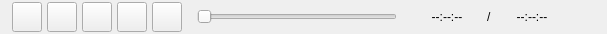
<?xml version="1.0" encoding="UTF-8"?>
<ui version="4.0">
 <class>AFQVodSourceToolbar</class>
 <widget class="QWidget" name="AFQVodSourceToolbar">
  <property name="geometry">
   <rect>
    <x>0</x>
    <y>0</y>
    <width>607</width>
    <height>34</height>
   </rect>
  </property>
  <property name="minimumSize">
   <size>
    <width>0</width>
    <height>34</height>
   </size>
  </property>
  <property name="maximumSize">
   <size>
    <width>16777215</width>
    <height>34</height>
   </size>
  </property>
  <property name="windowTitle">
   <string>Form</string>
  </property>
  <layout class="QHBoxLayout" name="horizontalLayout_2">
   <property name="spacing">
    <number>5</number>
   </property>
   <property name="leftMargin">
    <number>12</number>
   </property>
   <property name="topMargin">
    <number>0</number>
   </property>
   <property name="rightMargin">
    <number>0</number>
   </property>
   <property name="bottomMargin">
    <number>0</number>
   </property>
   <item>
    <widget class="QPushButton" name="pushButton_Prev">
     <property name="minimumSize">
      <size>
       <width>30</width>
       <height>30</height>
      </size>
     </property>
     <property name="maximumSize">
      <size>
       <width>30</width>
       <height>30</height>
      </size>
     </property>
     <property name="text">
      <string/>
     </property>
     <property name="iconSize">
      <size>
       <width>30</width>
       <height>30</height>
      </size>
     </property>
    </widget>
   </item>
   <item>
    <widget class="QPushButton" name="pushButton_Play">
     <property name="minimumSize">
      <size>
       <width>30</width>
       <height>30</height>
      </size>
     </property>
     <property name="maximumSize">
      <size>
       <width>30</width>
       <height>30</height>
      </size>
     </property>
     <property name="text">
      <string/>
     </property>
     <property name="iconSize">
      <size>
       <width>30</width>
       <height>30</height>
      </size>
     </property>
    </widget>
   </item>
   <item>
    <widget class="QPushButton" name="pushButton_Restart">
     <property name="minimumSize">
      <size>
       <width>30</width>
       <height>30</height>
      </size>
     </property>
     <property name="maximumSize">
      <size>
       <width>30</width>
       <height>30</height>
      </size>
     </property>
     <property name="text">
      <string/>
     </property>
     <property name="iconSize">
      <size>
       <width>30</width>
       <height>30</height>
      </size>
     </property>
    </widget>
   </item>
   <item>
    <widget class="QPushButton" name="pushButton_Pause">
     <property name="minimumSize">
      <size>
       <width>30</width>
       <height>30</height>
      </size>
     </property>
     <property name="maximumSize">
      <size>
       <width>30</width>
       <height>30</height>
      </size>
     </property>
     <property name="text">
      <string/>
     </property>
     <property name="iconSize">
      <size>
       <width>30</width>
       <height>30</height>
      </size>
     </property>
    </widget>
   </item>
   <item>
    <widget class="QPushButton" name="pushButton_Next">
     <property name="minimumSize">
      <size>
       <width>30</width>
       <height>30</height>
      </size>
     </property>
     <property name="maximumSize">
      <size>
       <width>30</width>
       <height>30</height>
      </size>
     </property>
     <property name="text">
      <string/>
     </property>
     <property name="iconSize">
      <size>
       <width>30</width>
       <height>30</height>
      </size>
     </property>
    </widget>
   </item>
   <item>
    <spacer name="horizontalSpacer_2">
     <property name="orientation">
      <enum>Qt::Horizontal</enum>
     </property>
     <property name="sizeType">
      <enum>QSizePolicy::Fixed</enum>
     </property>
     <property name="sizeHint" stdset="0">
      <size>
       <width>10</width>
       <height>20</height>
      </size>
     </property>
    </spacer>
   </item>
   <item>
    <widget class="AbsoluteSlider" name="mediaSlider">
     <property name="maximum">
      <number>100</number>
     </property>
     <property name="singleStep">
      <number>0</number>
     </property>
     <property name="pageStep">
      <number>0</number>
     </property>
     <property name="orientation">
      <enum>Qt::Horizontal</enum>
     </property>
    </widget>
   </item>
   <item>
    <spacer name="horizontalSpacer_3">
     <property name="orientation">
      <enum>Qt::Horizontal</enum>
     </property>
     <property name="sizeType">
      <enum>QSizePolicy::Fixed</enum>
     </property>
     <property name="sizeHint" stdset="0">
      <size>
       <width>10</width>
       <height>20</height>
      </size>
     </property>
    </spacer>
   </item>
   <item>
    <widget class="QLabel" name="label_CurrentTime">
     <property name="minimumSize">
      <size>
       <width>70</width>
       <height>30</height>
      </size>
     </property>
     <property name="maximumSize">
      <size>
       <width>70</width>
       <height>30</height>
      </size>
     </property>
     <property name="text">
      <string>--:--:--</string>
     </property>
     <property name="alignment">
      <set>Qt::AlignCenter</set>
     </property>
    </widget>
   </item>
   <item>
    <widget class="QLabel" name="label_Slash">
     <property name="text">
      <string>/</string>
     </property>
    </widget>
   </item>
   <item>
    <widget class="QLabel" name="label_Duration">
     <property name="minimumSize">
      <size>
       <width>70</width>
       <height>30</height>
      </size>
     </property>
     <property name="maximumSize">
      <size>
       <width>70</width>
       <height>30</height>
      </size>
     </property>
     <property name="text">
      <string>--:--:--</string>
     </property>
     <property name="alignment">
      <set>Qt::AlignCenter</set>
     </property>
    </widget>
   </item>
   <item>
    <spacer name="horizontalSpacer">
     <property name="orientation">
      <enum>Qt::Horizontal</enum>
     </property>
     <property name="sizeType">
      <enum>QSizePolicy::Preferred</enum>
     </property>
     <property name="sizeHint" stdset="0">
      <size>
       <width>40</width>
       <height>20</height>
      </size>
     </property>
    </spacer>
   </item>
  </layout>
 </widget>
 <customwidgets>
  <customwidget>
   <class>AbsoluteSlider</class>
   <extends>QSlider</extends>
   <header>obs-studio-ui/absolute-slider.hpp</header>
  </customwidget>
 </customwidgets>
 <resources/>
 <connections/>
</ui>
